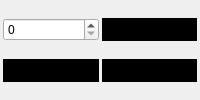
                  <widget class="QWidget" name="pgFlashEnemy_9">
                   <layout class="QGridLayout" name="gridLayout_20">
                    <property name="leftMargin">
                     <number>3</number>
                    </property>
                    <property name="topMargin">
                     <number>3</number>
                    </property>
                    <property name="rightMargin">
                     <number>3</number>
                    </property>
                    <property name="bottomMargin">
                     <number>3</number>
                    </property>
                    <property name="spacing">
                     <number>3</number>
                    </property>
                    <item row="0" column="0">
                     <widget class="QSpinBox" name="numFlashEnemyDuration"/>
                    </item>
                    <item row="0" column="1">
                     <widget class="QToolButton" name="btnFlashEnemyColor1">
                      <property name="sizePolicy">
                       <sizepolicy hsizetype="Preferred" vsizetype="Fixed">
                        <horstretch>0</horstretch>
                        <verstretch>0</verstretch>
                       </sizepolicy>
                      </property>
                      <property name="styleSheet">
                       <string notr="true">background-color: rgb(0, 0, 0);</string>
                      </property>
                      <property name="text">
                       <string/>
                      </property>
                      <property name="arrowType">
                       <enum>Qt::DownArrow</enum>
                      </property>
                     </widget>
                    </item>
                    <item row="1" column="1">
                     <widget class="QToolButton" name="btnFlashEnemyColor3">
                      <property name="sizePolicy">
                       <sizepolicy hsizetype="Preferred" vsizetype="Fixed">
                        <horstretch>0</horstretch>
                        <verstretch>0</verstretch>
                       </sizepolicy>
                      </property>
                      <property name="styleSheet">
                       <string notr="true">background-color: rgb(0, 0, 0);</string>
                      </property>
                      <property name="text">
                       <string/>
                      </property>
                      <property name="arrowType">
                       <enum>Qt::DownArrow</enum>
                      </property>
                     </widget>
                    </item>
                    <item row="1" column="0">
                     <widget class="QToolButton" name="btnFlashEnemyColor2">
                      <property name="sizePolicy">
                       <sizepolicy hsizetype="Preferred" vsizetype="Fixed">
                        <horstretch>0</horstretch>
                        <verstretch>0</verstretch>
                       </sizepolicy>
                      </property>
                      <property name="styleSheet">
                       <string notr="true">background-color: rgb(0, 0, 0);</string>
                      </property>
                      <property name="text">
                       <string/>
                      </property>
                      <property name="arrowType">
                       <enum>Qt::DownArrow</enum>
                      </property>
                     </widget>
                    </item>
                   </layout>
                  </widget>
